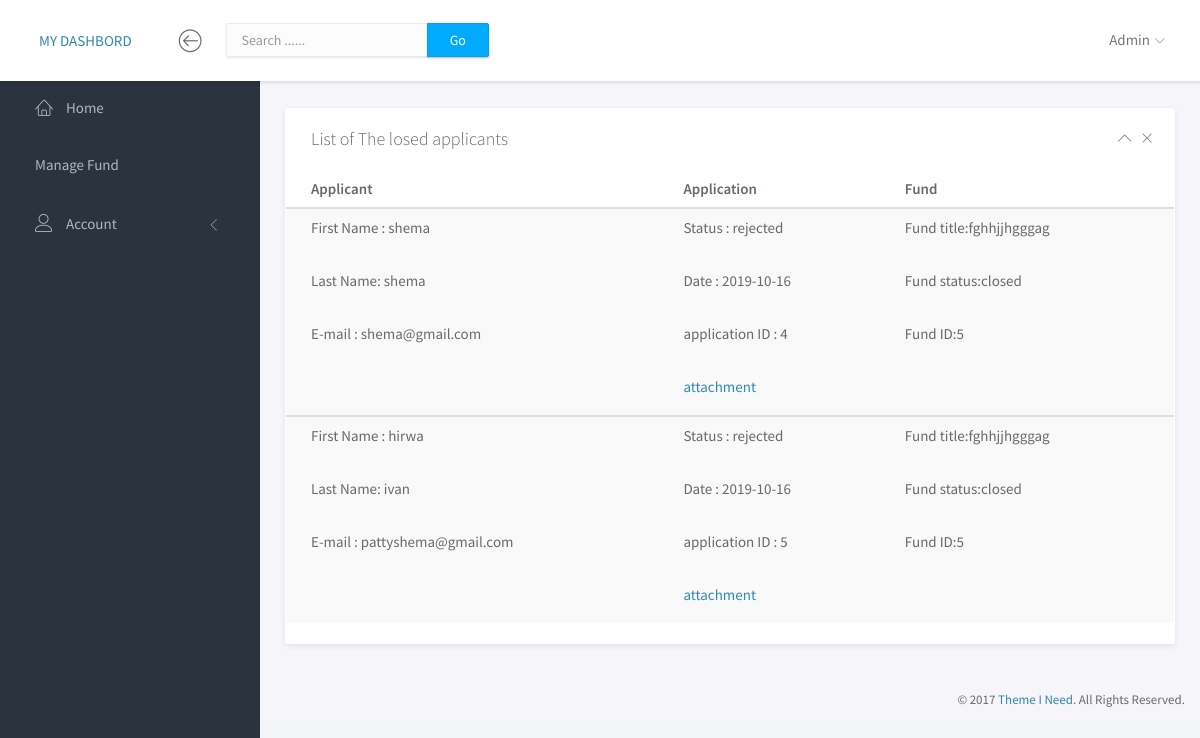
Screenshot of /loser.php?fund_id=5 with the database file from the repository.
### tables this page shows
CREATE TABLE IF NOT EXISTS `application` (
  `applicant_id` int(100) NOT NULL,
  `fund_id` int(100) NOT NULL,
  `attachment` varchar(100) NOT NULL DEFAULT 'no',
  `status` varchar(100) NOT NULL DEFAULT 'pending',
  `sub_date` varchar(100) NOT NULL,
  `application_id` int(100) NOT NULL AUTO_INCREMENT,
  PRIMARY KEY (`application_id`)
);

CREATE TABLE IF NOT EXISTS `applicant` (
  `applicant_id` int(40) NOT NULL AUTO_INCREMENT,
  `first_name` varchar(100) NOT NULL,
  `last_name` varchar(100) NOT NULL,
  `telephone` varchar(100) NOT NULL,
  `province` varchar(100) NOT NULL,
  `district` varchar(100) NOT NULL,
  `gender` varchar(100) NOT NULL,
  `id` varchar(100) NOT NULL,
  `password` varchar(100) NOT NULL,
  `email` varchar(100) NOT NULL,
  `category` varchar(100) NOT NULL,
  `applicant_status` varchar(100) NOT NULL DEFAULT 'active',
  PRIMARY KEY (`applicant_id`)
);

CREATE TABLE IF NOT EXISTS `fund` (
  `fund_id` int(30) NOT NULL AUTO_INCREMENT,
  `title` varchar(100) NOT NULL,
  `description` varchar(100) NOT NULL,
  `publish_date` varchar(100) NOT NULL,
  `deadline` varchar(100) NOT NULL,
  `fund_status` varchar(100) NOT NULL DEFAULT 'open',
  PRIMARY KEY (`fund_id`)
);

### loser.php (the view, shortened to what this page needs)
<!doctype html>
<html lang="en">
<head>
	<link rel="stylesheet" href="assets/vendor/bootstrap/css/bootstrap.min.css">
	<link rel="stylesheet" href="assets/vendor/font-awesome/css/font-awesome.min.css">
	<link rel="stylesheet" href="assets/vendor/linearicons/style.css">
	<link rel="stylesheet" href="assets/vendor/toastr/toastr.min.css">
	<link rel="stylesheet" href="assets/css/main.css">
	<link rel="stylesheet" href="assets/css/demo.css">
</head>
<body>
	<div id="wrapper">
		<nav class="navbar navbar-default navbar-fixed-top">
        <?php include 'admin_admin_navbar.php';?>
		</nav>
		<div id="sidebar-nav" class="sidebar">
			<div class="sidebar-scroll">
				<nav>
				<ul class="nav">
<li><a href="admin_dashboard.php" class=""><i class="lnr lnr-home"></i> <span>Home</span></a></li>
<li><a href="admin_fund.php" class=""> <span>Manage Fund</span></a></li>
<li>
    <a href="#subPages" data-toggle="collapse" class="collapsed"><i class="lnr lnr-user"></i> <span>Account</span> <i class="icon-submenu lnr lnr-chevron-left"></i></a>
</li>
</ul>
				</nav>
			</div>
		</div>
		<div class="main">
			<div class="main-content">
			<div class="container-fluid">
				<div class="row">
					<div class=" col-sm-12 col-lg-">
						<div class="panel">
							<div class="panel-heading">
								<h3 class="panel-title">List of The losed applicants</h3>
								<div class="right">
									<button type="button" class="btn-toggle-collapse"><i class="lnr lnr-chevron-up"></i></button>
									<button type="button" class="btn-remove"><i class="lnr lnr-cross"></i></button>
								</div>
							</div>
							<div class="panel-body no-padding">
							<table class="table table-striped">
									<thead>
										<tr>
										<th>Applicant</th>
											<th>Application</th>
											<th>Fund</th>
										</tr>
									</thead>
		<?php
include 'db.php';
$fund_id = $_GET['fund_id'];
$SelSql = "SELECT * FROM `fund` WHERE fund_id = $fund_id";
$res = mysqli_query($conn, $SelSql);
$r = mysqli_fetch_assoc($res);
if($res){
$fund_id=$r['fund_id'];
$query1=mysqli_query($conn,"select * from fund, applicant, application where application.applicant_id=applicant.applicant_id  and application.fund_id=fund.fund_id and fund.fund_id=$fund_id ") or die("selecting error");
			while($row=mysqli_fetch_assoc($query1))
				{
			?>
            <?php if($row['status']=="rejected") : ?>
<tbody id="myTable">
										<tr>
										<td><p>First Name : <?php echo   $row['first_name'] ?> </p><br>
										<p>Last Name: <?php echo   $row['last_name'] ?></p><br>
										<p>	E-mail : <?php echo   $row['email'] ?></p>
											</td>
											<td><p>Status : <?php echo   $row['status'] ?> </p><br>
											<p>Date : <?php echo   $row['sub_date'] ?> </p><br>
											<p>	application ID : <?php echo   $row['application_id'] ?> </p><br>
											<p>	<a href="uploads/<?php echo $row['attachment'] ?>" target="_blank">attachment</a></p>
											</td>
											<td>
											<p>Fund title:<?php echo  $row['title'] ?></p> <br>
											<p>	Fund status:<?php echo  $row['fund_status'] ?></p> <br>
											<p>	Fund ID:<?php echo  $row['fund_id'] ?></p> <br>
											</td>
											</tr>
									</tbody>
<?php endif ?>
<?php
}
 }
?>
</table>
</div>
</div>
</div>
</div>
			</div>
		</div>
		<footer>
			<div class="container-fluid">
				<p class="copyright">&copy; 2017 <a href="https://www.themeineed.com" target="_blank">Theme I Need</a>. All Rights Reserved.</p>
			</div>
		</footer>
	</div>
</body>
</html>

### assets/css/main.css (style rules this page uses)
html { position: relative; min-height: 100%; }
body { background-color: #F3F5F8; font-family: "Source Sans Pro", sans-serif; font-size: 15px; color: #676a6d; }
a { color: #3287B2; }
th { font-weight: 600; }
footer { position: absolute; bottom: 0; right: 0; padding-top: 15px; padding-bottom: 10px; }
.copyright { margin-bottom: 0; text-align: right; font-size: 13px; }
#wrapper .sidebar { -webkit-transition: all 0.3s ease-in-out; -moz-transition: all 0.3s ease-in-out; -ms-transition: all 0.3s ease-in-out; -o-transition: all 0.3s ease-in-out; transition: all 0.3s ease-in-out; width: 260px; height: 100%; float: left; background-color: #2B333E; position: fixed; left: 0; }
#wrapper .main { -webkit-transition: all 0.3s ease-in-out; -moz-transition: all 0.3s ease-in-out; -ms-transition: all 0.3s ease-in-out; -o-transition: all 0.3s ease-in-out; transition: all 0.3s ease-in-out; width: calc(100% - 260px); left: 0; position: relative; float: right; background-color: #f5f5fa; }
#wrapper #sidebar-nav, #wrapper .main { padding-top: 80px; }
.main-content { padding: 28px 10px; }
.navbar-default { -webkit-transition: all 0.3s ease-in-out; -moz-transition: all 0.3s ease-in-out; -ms-transition: all 0.3s ease-in-out; -o-transition: all 0.3s ease-in-out; transition: all 0.3s ease-in-out; -moz-box-shadow: 1px 2px 3px rgba(0, 0, 0, 0.1); -webkit-box-shadow: 1px 2px 3px rgba(0, 0, 0, 0.1); box-shadow: 1px 2px 3px rgba(0, 0, 0, 0.1); -webkit-border-radius: 0; -moz-border-radius: 0; border-radius: 0; padding: 0; margin: 0; border: none; background-color: #fff; }
.sidebar { z-index: 9; }
.sidebar .nav > li > a { padding: 18px 30px; color: #AEB7C2; border-left: 5px solid transparent; }
.sidebar .nav > li > a[data-toggle="collapse"] .icon-submenu { display: inline-block; vertical-align: middle; *vertical-align: auto; *zoom: 1; *display: inline; -webkit-transition: all 0.2s ease-out; -moz-transition: all 0.2s ease-out; -ms-transition: all 0.2s ease-out; -o-transition: all 0.2s ease-out; transition: all 0.2s ease-out; float: right; position: relative; top: 5px; font-size: 12px; line-height: 1.1; -moz-transform: rotate(-90deg); -ms-transform: rotate(-90deg); -webkit-transform: rotate(-90deg); transform: rotate(-90deg); }
.sidebar .nav > li > a[data-toggle="collapse"].collapsed .icon-submenu { -moz-transform: rotate(0deg); -ms-transform: rotate(0deg); -webkit-transform: rotate(0deg); transform: rotate(0deg); }
.sidebar .nav i { margin-right: 10px; font-size: 18px; }
.sidebar .nav span { -webkit-transition: all 0.3s ease-in-out; -moz-transition: all 0.3s ease-in-out; -ms-transition: all 0.3s ease-in-out; -o-transition: all 0.3s ease-in-out; transition: all 0.3s ease-in-out; position: relative; top: -2px; }
.panel { -webkit-border-radius: 3px; -moz-border-radius: 3px; border-radius: 3px; -moz-box-shadow: 0 2px 6px rgba(0, 0, 0, 0.08); -webkit-box-shadow: 0 2px 6px rgba(0, 0, 0, 0.08); box-shadow: 0 2px 6px rgba(0, 0, 0, 0.08); background-color: #fff; margin-bottom: 30px; }
.panel .panel-heading, .panel .panel-body, .panel .panel-footer { padding-left: 25px; padding-right: 25px; }
.panel .panel-heading { padding-top: 20px; padding-bottom: 20px; position: relative; }
.panel .panel-heading .panel-title { margin: 0; font-size: 18px; font-weight: 300; }
.panel .panel-heading button { padding: 0; margin-left: 5px; background-color: transparent; border: none; outline: none; }
.panel .panel-heading button i { font-size: 14px; }
.panel .panel-body { padding-top: 10px; padding-bottom: 15px; }
.panel .right { position: absolute; right: 20px; top: 32%; }
.panel .table > thead > tr > td:first-child, .panel .table > thead > tr > th:first-child, .panel .table > tbody > tr > td:first-child, .panel .table > tbody > tr > th:first-child, .panel .table > tfoot > tr > td:first-child, .panel .table > tfoot > tr > th:first-child { padding-left: 25px; }
.panel .table > thead > tr > td:last-child, .panel .table > thead > tr > th:last-child, .panel .table > tbody > tr > td:last-child, .panel .table > tbody > tr > th:last-child, .panel .table > tfoot > tr > td:last-child, .panel .table > tfoot > tr > th:last-child { padding-left: 25px; }
.no-padding { padding: 0 !important; }

### rows the page displays
application: applicant.first_name "shema", applicant.last_name "shema", applicant.email "shema@gmail.com", status "rejected", sub_date "2019-10-16", application_id "4", fund.title "fghhjjhgggag", fund.fund_status "closed", fund "5"
application: applicant.first_name "hirwa", applicant.last_name "ivan", applicant.email "pattyshema@gmail.com", status "rejected", sub_date "2019-10-16", application_id "5", fund.title "fghhjjhgggag", fund.fund_status "closed", fund "5"
